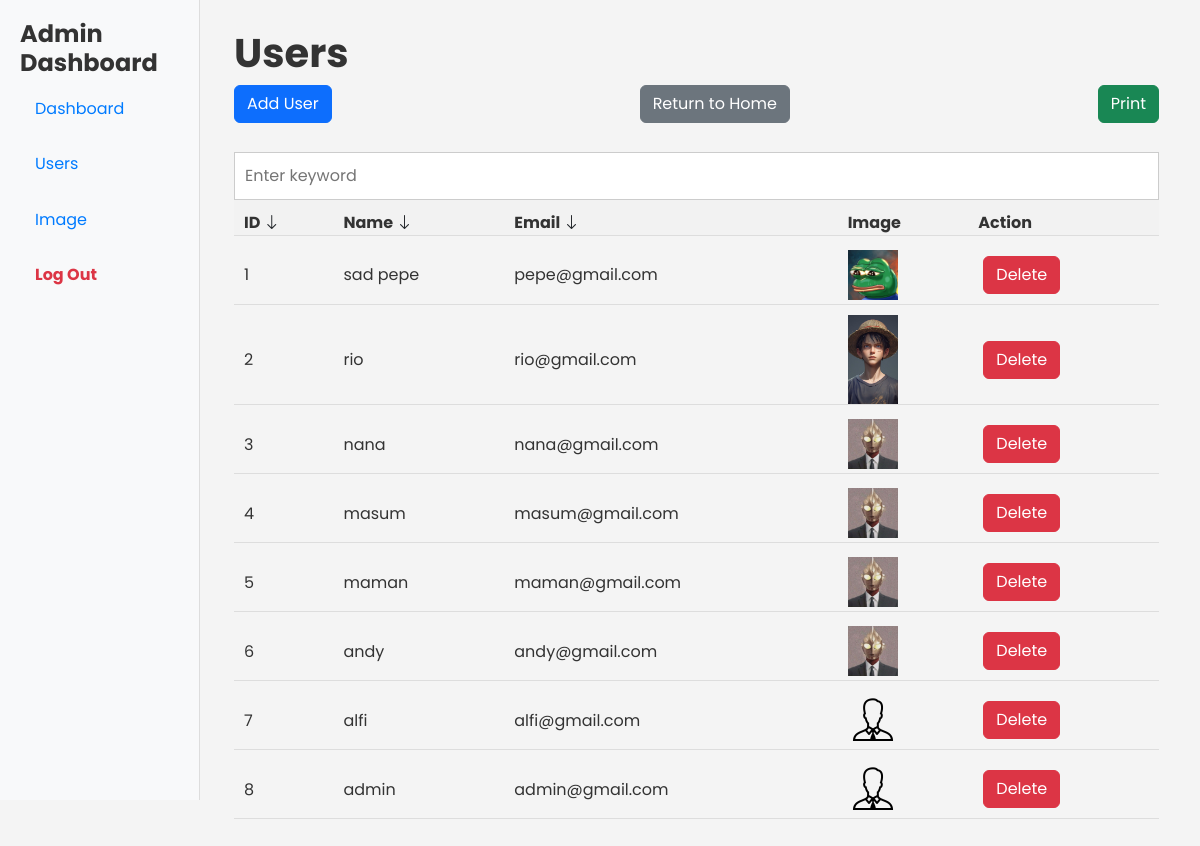
Before: /admin/user.php?sortBy=username&sortOrder=DESC (signed in) with the older database file.
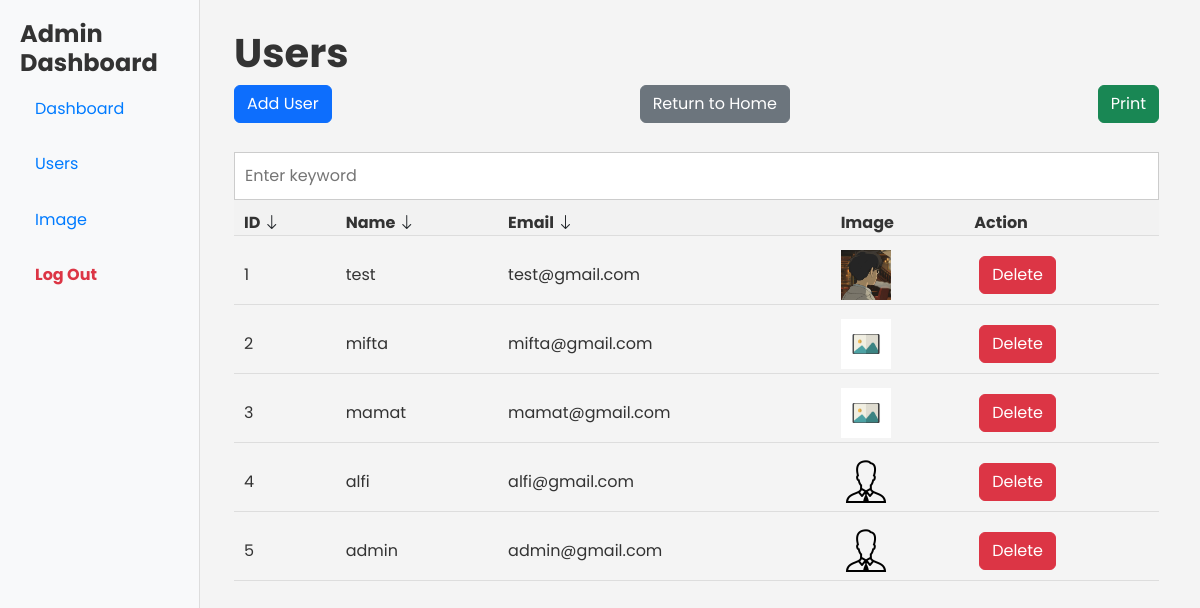
After: the same page with the newer database file.
### tables this page shows
CREATE TABLE `user` (
  `id` int NOT NULL,
  `gambar` varchar(255) DEFAULT NULL,
  `username` varchar(255) NOT NULL,
  `email` varchar(255) NOT NULL,
  `password` varchar(255) NOT NULL,
  `id_role` int NOT NULL
);

### functions.php (called while the page is built, shortened)
<?php
function koneksi()
{
    return mysqli_connect("localhost", "root", "", "pw2024_tubes_233040013");
}
function isAdmin() {
    $user = getUserById($_SESSION['id']);
    if ($user) {
        if ($user['id_role'] == 1) {
            return true;
        } else {
            echo "User is not an admin.";
            return false;
        }
    }
}
function getUserById($id) {
    $conn = koneksi();
    $sql = "SELECT * FROM user WHERE id = $id";
    $result = $conn->query($sql);
    return $result->fetch_assoc();
}
function getUsers($sortBy = 'id', $sortOrder = 'ASC') {
    $conn = koneksi();
    $canSortBy = ['id', 'username', 'email'];
    $canSortOrder = ['ASC', 'DESC'];
    $query = "SELECT * FROM user ORDER BY $sortBy $sortOrder";
    $result = mysqli_query($conn, $query);
    $users = array();
    while ($row = mysqli_fetch_assoc($result)) {
        $users[] = $row;
    }
    return $users;
}
?>

### admin/user.php (the view, shortened to what this page needs)
<?php
require_once '../functions.php';
if (!isAdmin()) {
    header("Location: ../login.php");
    exit;
}
$sortBy = $_GET['sortBy'] ?? 'id';
$sortOrder = $_GET['sortOrder'] ?? 'ASC';
$newSortOrder = ($sortOrder === 'ASC') ? 'DESC' : 'ASC';
$users = getUsers($sortBy, $sortOrder);
?>
<!DOCTYPE html>
<html lang="en">
<head>
    <link href="https://cdn.jsdelivr.net/npm/bootstrap@5.3.3/dist/css/bootstrap.min.css" rel="stylesheet">
    <link rel="stylesheet" href="https://cdn.jsdelivr.net/npm/bootstrap-icons@1.11.3/font/bootstrap-icons.min.css">
    <link rel="stylesheet" href="assets/css/style.css">
</head>
<body>
    <div class="sidebar">
        <h2>Admin Dashboard</h2>
        <ul>
            <li><a href="admindashboard.php">Dashboard</a></li>
            <li><a href="user.php">Users</a></li>
            <li><a href="image.php">Image</a></li>
            <li><button onclick="logout()"  class="logout">Log Out</button></li>
        </ul>
    </div>
    <div class="main-content">
        <div class="container">
        <h1 id="users">Users</h1>
        <div class="d-flex justify-content-between mb-4">
            <a href="add.php" class="btn btn-primary">Add User</a>
            <a href="../index.php" class="btn btn-secondary">Return to Home</a>
            <a href="javascript:void(0);" onclick="window.print();" class="btn btn-success">Print</a>
        </div>
        <form action="" method="POST">
            <input type="text" name="keyword" size="40" placeholder="Enter keyword" autocomplete="off" autofocus class="keyword">
        </form>
        <div class="result">
        <table id="usersTable" class="userTable">
            <tr>
                <th><a href="?sortBy=id&sortOrder=<?= $newSortOrder; ?>" class="text-decoration-none text-reset">ID <i class="bi bi-arrow-<?= ($sortBy === 'id' && $sortOrder === 'ASC') ? 'up' : 'down'; ?> text-dark"></i></a></th>
                <th><a href="?sortBy=username&sortOrder=<?= $newSortOrder; ?>" class="text-decoration-none text-reset">Name <i class="bi bi-arrow-<?= ($sortBy === 'username' && $sortOrder === 'ASC') ? 'up' : 'down'; ?> text-dark"></i></a></th>
                <th><a href="?sortBy=email&sortOrder=<?= $newSortOrder; ?>" class="text-decoration-none text-reset">Email <i class="bi bi-arrow-<?= ($sortBy === 'email' && $sortOrder === 'ASC') ? 'up' : 'down'; ?> text-dark"></i></a></th>
                <th>Image</th>
                <th>Action</th>
            </tr>
            <?php
            foreach ($users as $index => $user) {
            ?>
                <tr>
                    <td><?= $index + 1; ?></td>
                    <td><?= htmlspecialchars($user['username']); ?></td>
                    <td><?= htmlspecialchars($user['email']); ?></td>
                    <td>
                    <?php
                            if (!empty($user['gambar'])) {
                                    echo '<img src="' . $user['gambar'] . '" alt="Profile Image" width="50">';
                            } else {
                                echo '<img src="assets/img/default.jpg" alt="Default Profile Image" width="50">';
                            }
                            ?>
                    </td>
                    <td>
                        <form method="POST" action="delete.php">
                            <button type="submit" onclick="return confirm('Are You Sure Want to Delete This Data?')" class="btn btn-danger">Delete</button>
                        </form>
                    </td>
                </tr>
            <?php } ?>
        </table>
        </div>
        </div>
    </div>
</body>
</html>

### admin/assets/css/style.css (style rules this page uses)
* { box-sizing: border-box; margin: 0; padding: 0; }
body { font-family: 'Poppins', sans-serif; line-height: 1.6; color: #333; background-color: #f4f4f4; font-family: "Poppins", sans-serif !important; }
.sidebar { position: fixed; top: 0; left: 0; width: 200px; height: 100vh; background-color: #f8f9fa; padding: 20px; border-right: 1px solid #ddd; transition: transform 0.3s ease; }
.sidebar h2 { margin-top: 0; font-weight: bold; color: #333; font-size: 1.5rem; }
.sidebar ul { list-style-type: none; padding: 0; margin: 0; }
.sidebar li { margin-bottom: 10px; }
.sidebar li a { display: block; color: #007bff; text-decoration: none; padding: 10px 15px; border-radius: 5px; font-size: 1rem; }
.sidebar li button.logout { display: block; color: #dc3545; text-decoration: none; padding: 10px 10px; border-radius: 5px; border: none; background: none; font: inherit; cursor: pointer; text-align: left; font-weight: bold; }
.main-content { margin-left: 193px; padding: 29px; transition: margin-left 0.3s ease; }
.main-content h1 { margin-top: 0; font-weight: bold; color: #333; }
table { width: 100%; border-collapse: collapse; margin-bottom: 20px; }
table th, table td { padding: 10px 10px 0 10px; text-align: left; border-bottom: 1px solid #ddd; }
table th { background-color: #f2f2f2; }
form { margin-top: 20px; display: inline; }
form input[type="text"], form input[type="email"], form input[type="password"], form select { width: 100%; padding: 10px; margin-top: 5px; border: 1px solid #ccc; }
button { background-color: #007bff; color: #fff; margin: 10px 5px; padding: 10px 20px; border: none; cursor: pointer; border-radius: 5px; }
form input[type="submit"], form button { background-color: #007bff; color: #fff; padding: 10px 20px; border: none; cursor: pointer; border-radius: 5px; margin-top: 10px; }

Changed rows visible on the page:
removed user: username "sad pepe", email "pepe@gmail.com", gambar (picture)
removed user: username "rio", email "rio@gmail.com", gambar (picture)
removed user: username "nana", email "nana@gmail.com", gambar (picture)
removed user: username "masum", email "masum@gmail.com", gambar (picture)
removed user: username "maman", email "maman@gmail.com", gambar (picture)
removed user: username "andy", email "andy@gmail.com", gambar (picture)
added user: username "test", email "test@gmail.com", gambar (picture)
added user: username "mifta", email "mifta@gmail.com", gambar (placeholder picture)
added user: username "mamat", email "mamat@gmail.com", gambar (placeholder picture)
